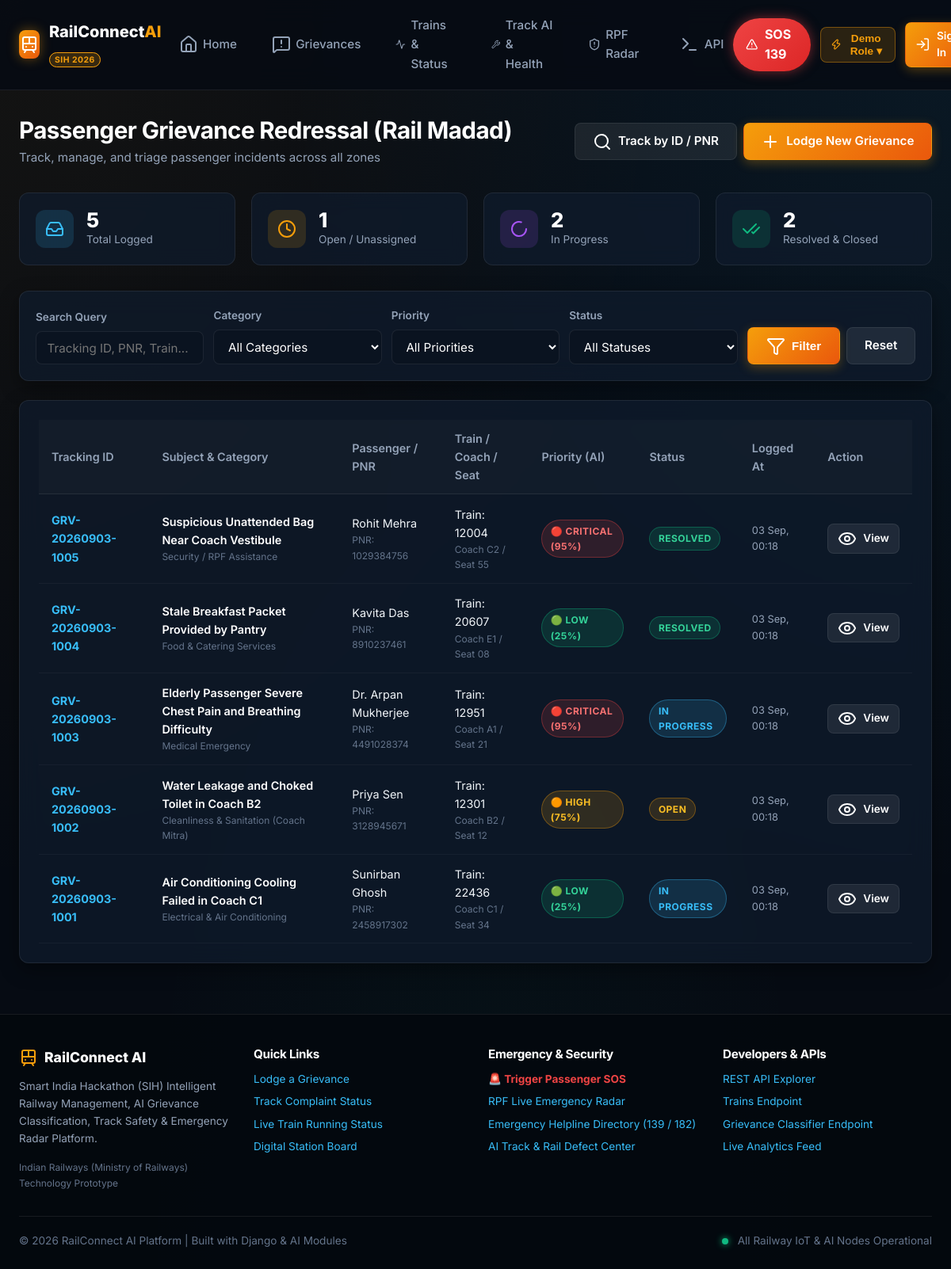
Screenshot of /grievances/ with the database file from the repository.
### apps/grievances/models.py (models this page shows, shortened)
class Grievance(models.Model):
    tracking_id = models.CharField(max_length=30, unique=True, default=generate_tracking_id, editable=False)
    passenger = models.ForeignKey(User, on_delete=models.SET_NULL, null=True, blank=True, related_name='lodged_grievances')
    passenger_name = models.CharField(max_length=120)
    passenger_phone = models.CharField(max_length=15)
    pnr_number = models.CharField(max_length=10, blank=True, help_text="10-digit Indian Railways PNR")
    train_number = models.CharField(max_length=10, blank=True)
    coach_number = models.CharField(max_length=10, blank=True, help_text="e.g. B3, S6")
    seat_number = models.CharField(max_length=10, blank=True, help_text="e.g. 42")
    current_station = models.CharField(max_length=100, blank=True, help_text="Nearest station or train location")
    category = models.CharField(max_length=30, choices=GrievanceCategory.choices, default=GrievanceCategory.GENERAL)
    subject = models.CharField(max_length=200)
    description = models.TextField()
    priority = models.CharField(max_length=20, choices=GrievancePriority.choices, default=GrievancePriority.MEDIUM)
    status = models.CharField(max_length=20, choices=GrievanceStatus.choices, default=GrievanceStatus.OPEN)
    urgency_score = models.PositiveIntegerField(default=50, help_text="AI calculated urgency 0-100")
    sentiment_label = models.CharField(max_length=50, default="Negative")
    is_ai_escalated = models.BooleanField(default=False)
    assigned_department = models.CharField(max_length=100, blank=True, default="On-Board Housekeeping / OBHS")
    assigned_to = models.ForeignKey(User, on_delete=models.SET_NULL, null=True, blank=True, related_name='assigned_grievances')
    attachment = models.ImageField(upload_to='grievance_attachments/', blank=True, null=True)
    resolution_notes = models.TextField(blank=True)
    created_at = models.DateTimeField(auto_now_add=True)
    updated_at = models.DateTimeField(auto_now=True)
    resolved_at = models.DateTimeField(null=True, blank=True)
    class Meta:
        ordering = ['-created_at']

### apps/grievances/views.py (the view, shortened to what this page needs)
# urls.py: path('', views.grievance_list_view, name='list'),
def grievance_list_view(request):
    query = request.GET.get('q', '').strip()
    category = request.GET.get('category', '')
    priority = request.GET.get('priority', '')
    status = request.GET.get('status', '')
    grievances = Grievance.objects.all()
    if request.user.is_authenticated and hasattr(request.user, 'profile') and request.user.profile.role == 'PASSENGER':
        grievances = grievances.filter(passenger=request.user)
    if category:
        grievances = grievances.filter(category=category)
    if priority:
        grievances = grievances.filter(priority=priority)
    if status:
        grievances = grievances.filter(status=status)
    stats = {
        'total': Grievance.objects.count(),
        'open': Grievance.objects.filter(status=GrievanceStatus.OPEN).count(),
        'in_progress': Grievance.objects.filter(status=GrievanceStatus.IN_PROGRESS).count(),
        'resolved': Grievance.objects.filter(status=GrievanceStatus.RESOLVED).count(),
        'critical': Grievance.objects.filter(priority=GrievancePriority.CRITICAL).count(),
    }
    return render(request, 'grievances/list.html', {
        'grievances': grievances,
        'categories': GrievanceCategory.choices,
        'priorities': GrievancePriority.choices,
        'statuses': GrievanceStatus.choices,
        'stats': stats,
        'query': query,
        'selected_category': category,
        'selected_priority': priority,
        'selected_status': status,
    })

### templates/grievances/list.html (shortened to what this page needs)
{% extends 'base.html' %}
{% block content %}
<div class="container" style="padding-top: 2rem; padding-bottom: 4rem;">
    <div class="flex justify-between items-center" style="margin-bottom: 2rem; flex-wrap: wrap; gap: 1rem;">
        <div>
            <h1 style="font-size: 1.85rem; margin-bottom: 0.25rem;">Passenger Grievance Redressal (Rail Madad)</h1>
            <p style="color: var(--text-muted); font-size: 0.95rem;">Track, manage, and triage passenger incidents across all zones</p>
        </div>
        <div class="flex gap-2">
            <a href="{% url 'grievances:track' %}" class="btn btn-secondary">
                <i data-lucide="search"></i> Track by ID / PNR
            </a>
            <a href="{% url 'grievances:lodge' %}" class="btn btn-primary">
                <i data-lucide="plus"></i> Lodge New Grievance
            </a>
        </div>
    </div>
    <div class="stats-grid" style="margin-top: 0; margin-bottom: 2rem;">
        <div class="stat-card">
            <div class="stat-icon" style="background: rgba(56, 189, 248, 0.15); color: var(--secondary);">
                <i data-lucide="inbox"></i>
            </div>
            <div>
                <div class="stat-val">{{ stats.total }}</div>
                <div class="stat-label">Total Logged</div>
            </div>
        </div>
        <div class="stat-card">
            <div class="stat-icon" style="background: rgba(245, 158, 11, 0.15); color: var(--primary);">
                <i data-lucide="clock"></i>
            </div>
            <div>
                <div class="stat-val">{{ stats.open }}</div>
                <div class="stat-label">Open / Unassigned</div>
            </div>
        </div>
        <div class="stat-card">
            <div class="stat-icon" style="background: rgba(168, 85, 247, 0.15); color: var(--accent-purple);">
                <i data-lucide="loader-2"></i>
            </div>
            <div>
                <div class="stat-val">{{ stats.in_progress }}</div>
                <div class="stat-label">In Progress</div>
            </div>
        </div>
        <div class="stat-card">
            <div class="stat-icon" style="background: rgba(16, 185, 129, 0.15); color: var(--accent-emerald);">
                <i data-lucide="check-check"></i>
            </div>
            <div>
                <div class="stat-val">{{ stats.resolved }}</div>
                <div class="stat-label">Resolved & Closed</div>
            </div>
        </div>
    </div>
    <div class="card" style="padding: 1.25rem; margin-bottom: 1.5rem;">
        <form method="GET" class="grid gap-3" style="grid-template-columns: repeat(auto-fit, minmax(180px, 1fr)); align-items: end;">
            <div class="form-group" style="margin-bottom: 0;">
                <label class="form-label">Search Query</label>
                <input type="text" name="q" value="{{ query }}" class="form-input" placeholder="Tracking ID, PNR, Train...">
            </div>
            <div class="form-group" style="margin-bottom: 0;">
                <label class="form-label">Category</label>
                <select name="category" class="form-select">
                    <option value="">All Categories</option>
                </select>
            </div>
            <div class="form-group" style="margin-bottom: 0;">
                <label class="form-label">Priority</label>
                <select name="priority" class="form-select">
                    <option value="">All Priorities</option>
                </select>
            </div>
            <div class="form-group" style="margin-bottom: 0;">
                <label class="form-label">Status</label>
                <select name="status" class="form-select">
                    <option value="">All Statuses</option>
                </select>
            </div>
            <div class="flex gap-2">
                <button type="submit" class="btn btn-primary w-full">
                    <i data-lucide="filter"></i> Filter
                </button>
                <a href="{% url 'grievances:list' %}" class="btn btn-secondary">Reset</a>
            </div>
        </form>
    </div>
    <div class="card">
        <div class="table-responsive">
            <table class="table">
                <thead>
                    <tr>
                        <th>Tracking ID</th>
                        <th>Subject & Category</th>
                        <th>Passenger / PNR</th>
                        <th>Train / Coach / Seat</th>
                        <th>Priority (AI)</th>
                        <th>Status</th>
                        <th>Logged At</th>
                        <th>Action</th>
                    </tr>
                </thead>
                <tbody>
                    {% for g in grievances %}
                        <tr>
                            <td>
                                <strong style="color: var(--secondary);">{{ g.tracking_id }}</strong>
                            </td>
                            <td>
                                <div style="font-weight: 600; color: #fff;">{{ g.subject }}</div>
                                <div style="font-size: 0.75rem; color: var(--text-subtle);">{{ g.get_category_display }}</div>
                            </td>
                            <td>
                                <div>{{ g.passenger_name }}</div>
                                <div style="font-size: 0.75rem; color: var(--text-subtle);">PNR: {{ g.pnr_number|default:"-" }}</div>
                            </td>
                            <td>
                                <div>Train: {{ g.train_number|default:"N/A" }}</div>
                                <div style="font-size: 0.75rem; color: var(--text-subtle);">Coach {{ g.coach_number|default:"-" }} / Seat {{ g.seat_number|default:"-" }}</div>
                            </td>
                            <td>
                                {% if g.priority == 'CRITICAL' %}
                                    <span class="badge badge-critical">🔴 Critical ({{ g.urgency_score }}%)</span>
                                {% elif g.priority == 'HIGH' %}
                                    <span class="badge badge-high">🟠 High ({{ g.urgency_score }}%)</span>
                                {% elif g.priority == 'MEDIUM' %}
                                    <span class="badge badge-medium">🟡 Med ({{ g.urgency_score }}%)</span>
                                {% else %}
                                    <span class="badge badge-low">🟢 Low ({{ g.urgency_score }}%)</span>
                                {% endif %}
                            </td>
                            <td>
                                {% if g.status == 'OPEN' %}
                                    <span class="badge badge-warning">Open</span>
                                {% elif g.status == 'IN_PROGRESS' %}
                                    <span class="badge badge-info">In Progress</span>
                                {% elif g.status == 'RESOLVED' %}
                                    <span class="badge badge-success">Resolved</span>
                                {% else %}
                                    <span class="badge badge-purple">Closed</span>
                                {% endif %}
                            </td>
                            <td style="font-size: 0.8rem; color: var(--text-muted);">
                                {{ g.created_at|date:"d M, H:i" }}
                            </td>
                            <td>
                                <a href="{% url 'grievances:detail' g.tracking_id %}" class="btn btn-secondary btn-sm">
                                    <i data-lucide="eye"></i> View
                                </a>
                            </td>
                        </tr>
                    {% endfor %}
                </tbody>
            </table>
        </div>
    </div>
</div>
{% endblock %}

### rows the page displays
Grievance: tracking_id "GRV-20260903-1005", subject "Suspicious Unattended Bag Near Coach Vestibule", category "Security / RPF Assistance", passenger_name "Rohit Mehra", pnr_number "1029384756", train_number "12004", coach_number "C2", seat_number "55", urgency_score "95", status "RESOLVED", created_at "03 Sep, 00:18"
Grievance: tracking_id "GRV-20260903-1004", subject "Stale Breakfast Packet Provided by Pantry", category "Food & Catering Services", passenger_name "Kavita Das", pnr_number "8910237461", train_number "20607", coach_number "E1", seat_number "08", urgency_score "25", status "RESOLVED", created_at "03 Sep, 00:18"
Grievance: tracking_id "GRV-20260903-1003", subject "Elderly Passenger Severe Chest Pain and Breathing Difficulty", category "Medical Emergency", passenger_name "Dr. Arpan Mukherjee", pnr_number "4491028374", train_number "12951", coach_number "A1", seat_number "21", urgency_score "95", status "IN PROGRESS", created_at "03 Sep, 00:18"
Grievance: tracking_id "GRV-20260903-1002", subject "Water Leakage and Choked Toilet in Coach B2", category "Cleanliness & Sanitation (Coach Mitra)", passenger_name "Priya Sen", pnr_number "3128945671", train_number "12301", coach_number "B2", seat_number "12", urgency_score "75", status "OPEN", created_at "03 Sep, 00:18"
Grievance: tracking_id "GRV-20260903-1001", subject "Air Conditioning Cooling Failed in Coach C1", category "Electrical & Air Conditioning", passenger_name "Sunirban Ghosh", pnr_number "2458917302", train_number "22436", coach_number "C1", seat_number "34", urgency_score "25", status "IN PROGRESS", created_at "03 Sep, 00:18"

### other values shown
{{ stats.total }} "5"
{{ stats.open }} "1"
{{ stats.in_progress }} "2"
{{ stats.resolved }} "2"
